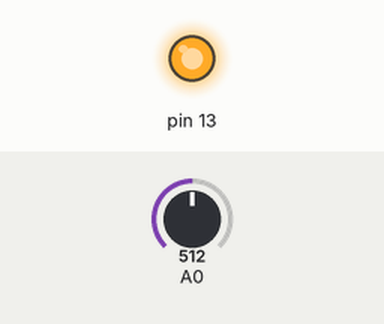
This sketch was run on a simulated Arduino Uno, built with avr-gcc and run on an emulated ATmega328P. Parts: output pins drawn as LEDs (lit = HIGH). The test bench sets the inputs (shaded band); at power-on: A0 = 512.

Above: at 1.2 s.
1.3 s: A0 set to 504
At 2.5 s:
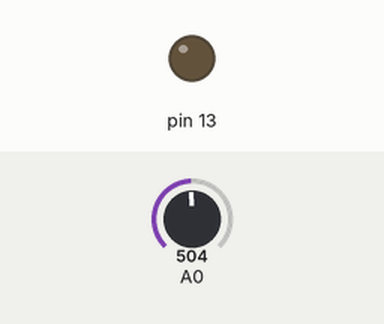
2.8 s: A0 set to 521
At 3.8 s:
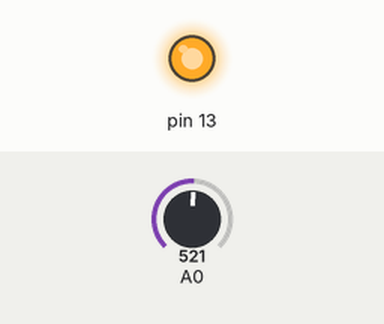
4.3 s: A0 set to 511
At 4.9 s:
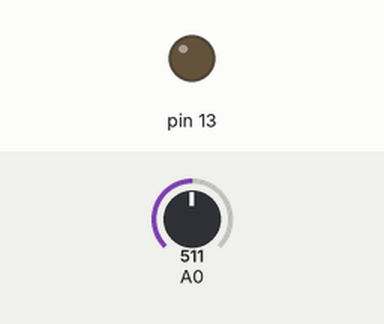
Timing chart, 0 to 7.3 s (numbered marks = the images above; inputs shaded):
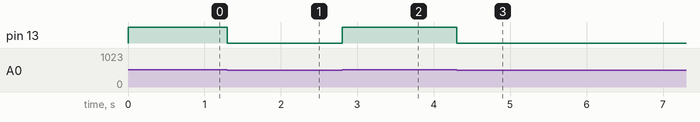

Measured:
- the behaviour switches between 512 and 511 on A0 (found by bisection; images 0 and 1)
- after the input at 1.3 s, pin 13: HIGH → LOW at once
- after the input at 2.8 s, pin 13: LOW → HIGH at once
- after the input at 4.3 s, pin 13: HIGH → LOW at once

The sketch:

arduino13.ino
```cpp
void setup(){
    pinMode(A0, INPUT);
    pinMode(13, OUTPUT);
}
int num;
void loop(){
    num = analogRead(A0);
    if (num>511){
        digitalWrite(13, HIGH);
    }
    else{
        digitalWrite(13, LOW);
    }
}
```
